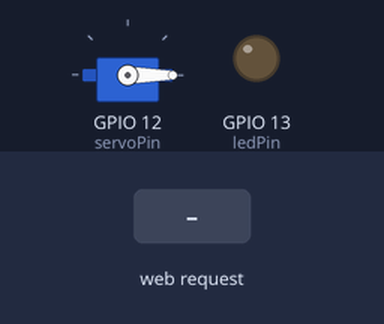
A sketch run on a simulated ESP32. On the bench: servo, output pins drawn as LEDs (lit = HIGH). The inputs (shaded band) are chosen by the test bench. WiFi joins after 1.5 s; servers stay silent unless stated; what the sketch prints to the serial monitor is not drawn.

Above: at 2.7 s.
2.8 s: HTTP request GET /ledOn received
At 3.6 s:
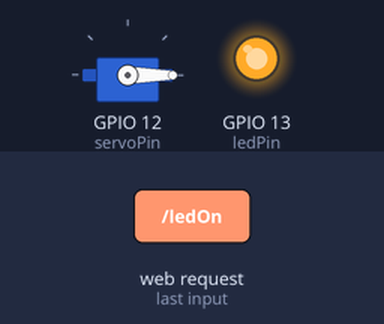
4.3 s: HTTP request GET /ledOff received
At 4.7 s:
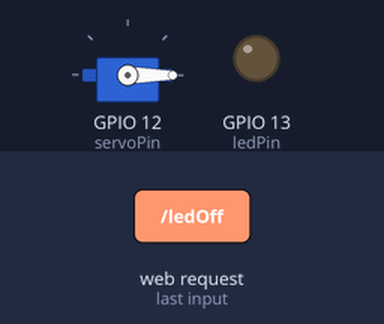
Timing chart, 0 to 7.3 s (numbered marks = the images above; inputs shaded):
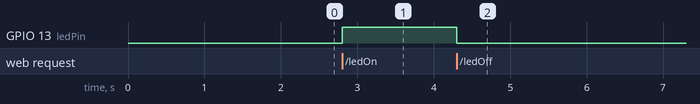

The sketch:

WifiControllerSTA.ino
```cpp
#include "WiFi.h"
#include <ESP32Servo.h>

#define servoPin 12
#define ledPin 13

int servoAngle = 0;

Servo servo;

const char* ssid = "PSVM";
const char* password = "oh9Zm7n2LqCRNBTFkJHIks6O26jjXN1aLUYXk1HfvbJIJKvGip";

WiFiServer server(80);

void setup() {
  Serial.begin(115200);

  servo.attach(servoPin);
  servo.write(servoAngle);
  pinMode(ledPin, OUTPUT);

  delay(10);

  Serial.print("Connecting to ");
  Serial.println(ssid);

  WiFi.begin(ssid, password);

  while (WiFi.status() != WL_CONNECTED) {
    delay(500);
    Serial.print(".");
  }

  Serial.println("WiFi connected.");
  Serial.print("IP address: ");
  Serial.println(WiFi.localIP());

  server.begin();
}

void loop() {
  WiFiClient client = server.available();

  if (client) {
    Serial.println("New Client.");
    String currentLine = "";
    while (client.connected()) {
      if (client.available()) {
        char c = client.read();
        if (c == '\n') {
          if (currentLine.length() == 0) {
            client.println("HTTP/1.1 200 OK");
            client.println("Content-type:text/html");
            client.println();

            client.print("<a href=\"/ledOn\">ON </a>");
            client.print("<a href=\"/ledOff\"> OFF</a>");

            client.print("<br><br><br>");

            client.print("<a href=\"/servoLeft\">LEFT </a>");
            client.print("<a href=\"/servoRight\"> RIGHT</a>");

            client.println();
            break;
          } else {
            currentLine = "";
          }
        } else if (c != '\r') {
          currentLine += c;
        }

        if (currentLine.endsWith("GET /ledOn")) {
          digitalWrite(ledPin, HIGH);
        }
        if (currentLine.endsWith("GET /ledOff")) {
          digitalWrite(ledPin, LOW);
        }

        if (currentLine.endsWith("GET /servoLeft")) {
          if (servoAngle < 180) {
            servoAngle += 10;
            servo.write(servoAngle);
          }
        }
        if (currentLine.endsWith("GET /servoRight")) {
          if (servoAngle > 0) {
            servoAngle -= 10;
            servo.write(servoAngle);
          }
        }
      }
    }

    client.stop();
    Serial.println("Client Disconnected.");
  }
}
```

Measured:
- after the input at 2.8 s, GPIO 13 (ledPin): LOW → HIGH at once
- after the input at 4.3 s, GPIO 13 (ledPin): HIGH → LOW at once
